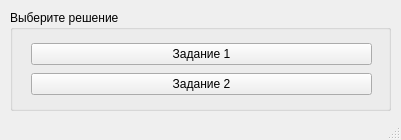
<?xml version="1.0" encoding="UTF-8"?>
<ui version="4.0">
 <class>MainWindow</class>
 <widget class="QMainWindow" name="MainWindow">
  <property name="geometry">
   <rect>
    <x>0</x>
    <y>0</y>
    <width>401</width>
    <height>140</height>
   </rect>
  </property>
  <property name="windowTitle">
   <string>MainWindow</string>
  </property>
  <widget class="QWidget" name="centralwidget">
   <widget class="QGroupBox" name="groupBox">
    <property name="geometry">
     <rect>
      <x>10</x>
      <y>10</y>
      <width>381</width>
      <height>101</height>
     </rect>
    </property>
    <property name="title">
     <string>Выберите решение</string>
    </property>
    <widget class="QWidget" name="">
     <property name="geometry">
      <rect>
       <x>21</x>
       <y>31</y>
       <width>341</width>
       <height>56</height>
      </rect>
     </property>
     <layout class="QGridLayout" name="gridLayout">
      <item row="0" column="0">
       <widget class="QPushButton" name="arrayPushBuuton">
        <property name="text">
         <string>Задание 1</string>
        </property>
       </widget>
      </item>
      <item row="1" column="0">
       <widget class="QPushButton" name="salaryPushButton">
        <property name="text">
         <string>Задание 2</string>
        </property>
       </widget>
      </item>
     </layout>
    </widget>
   </widget>
  </widget>
  <widget class="QMenuBar" name="menubar">
   <property name="geometry">
    <rect>
     <x>0</x>
     <y>0</y>
     <width>401</width>
     <height>22</height>
    </rect>
   </property>
  </widget>
  <widget class="QStatusBar" name="statusbar"/>
 </widget>
 <resources/>
 <connections/>
</ui>
